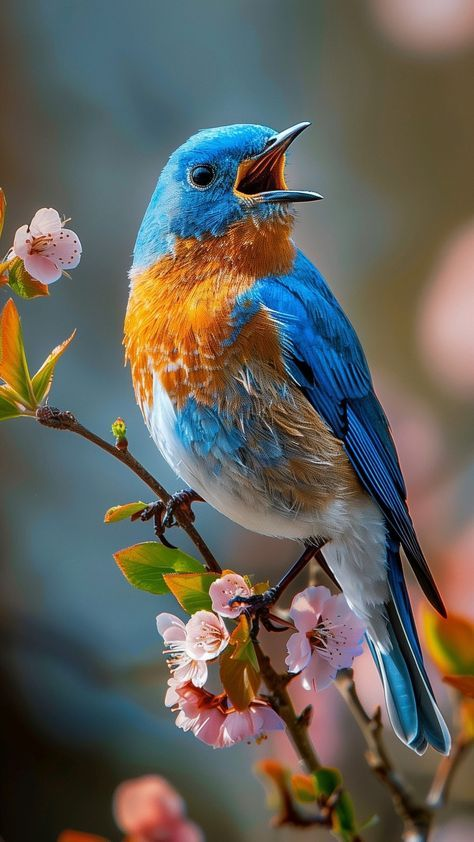
#> input picture data/input_images/Blue_and_yellow_Bird.jpeg, 474 x 842 px
$ python main.py --input_dir ../data/input_images --out out.png   (older library calls are emulated)
#> lines starting #> are read from the running program, lines starting #| are printed output that depends on the picture; after the words box and inside, x2 and y2 are one past the last pixel; in counts of white or black regions, pixels touching at a corner belong together
### src/feature_extraction.py
import cv2
import numpy as np
from numba import njit, prange

def load_image(path, size=None):
    # Handles non-ASCII paths on Windows
    img = cv2.imdecode(np.fromfile(path, dtype=np.uint8), cv2.IMREAD_COLOR)
    if img is None:
        raise ValueError(f"Failed to read image {path}")
    if size is not None:
        img = cv2.resize(img, size, interpolation=cv2.INTER_AREA)
    return img

def color_histogram(img, bins=32):
    chans = cv2.split(img)
    features = []
    for ch in chans:
        hist = cv2.calcHist([ch], [0], None, [bins], [0,256])
        hist = cv2.normalize(hist, hist).flatten()
        features.extend(hist.tolist())
    return np.array(features, dtype=np.float32)

def edge_stats(img):
    gray = cv2.cvtColor(img, cv2.COLOR_BGR2GRAY)
    sx = cv2.Sobel(gray, cv2.CV_32F, 1, 0, ksize=3)
    sy = cv2.Sobel(gray, cv2.CV_32F, 0, 1, ksize=3)
    mag = np.sqrt(sx*sx + sy*sy)
    mean_mag = float(np.mean(mag))
    std_mag = float(np.std(mag))
    edges = cv2.Canny(gray, 100, 200)
    edges_count = int(np.sum(edges > 0))
    return np.array([mean_mag, std_mag, edges_count], dtype=np.float32)

def hog_descriptor(img, win_size=(64,128), out_dim=128):
    gray = cv2.cvtColor(img, cv2.COLOR_BGR2GRAY)
    h, w = gray.shape
    if (w, h) != win_size:
        gray = cv2.resize(gray, win_size, interpolation=cv2.INTER_AREA)
    hog = cv2.HOGDescriptor()
    desc = hog.compute(gray)
    desc = desc.flatten()
    if len(desc) >= out_dim:
        return desc[:out_dim].astype(np.float32)
    else:
        pad = np.zeros(out_dim - len(desc), dtype=np.float32)
        return np.concatenate([desc.astype(np.float32), pad])

# Numba accelerated RGB histogram
@njit(parallel=True)
def rgb_hist_numba(img, bins):
    h, w, c = img.shape
    hist = np.zeros((3, bins), dtype=np.int32)
    scale = 256 // bins
    for i in prange(h):
        for j in range(w):
            for k in range(3):
                val = img[i, j, k] // scale
                if val >= bins:
                    val = bins - 1
                hist[k, val] += 1
    out = np.empty(3 * bins, dtype=np.float32)
    total = h * w
    idx = 0
    for ch in range(3):
        for b in range(bins):
            out[idx] = hist[ch, b] / total
            idx += 1
    return out

### src/parallel_processing.py
from multiprocessing import Pool
from feature_extraction import load_image, color_histogram, edge_stats, hog_descriptor, rgb_hist_numba
import numpy as np
from tqdm import tqdm
import cv2

def _process_one(args):
    path, resize, show_img = args
    try:
        img = load_image(path, size=resize)
    except Exception as e:
        print(f"Failed {path}: {e}")
        return None

    # Compute features
    ch = color_histogram(img)
    ed = edge_stats(img)
    hog = hog_descriptor(img)
    rgb_hist = rgb_hist_numba(img, bins=32)
    feats = np.concatenate([ch, ed, hog, rgb_hist])

    # Optional GUI preview
    if show_img:
        cv2.imshow("Preview", img)
        cv2.waitKey(200)  # show each image 200 ms
    return (path, feats.astype(float))

# [12 lines left out: function run_multiprocessing, not called in this run]

def run_single(image_paths, resize=(256,256), show_img=False):
    rows = []
    for p in image_paths:
        res = _process_one((p, resize, show_img))
        if res is None:
            continue
        rows.append(res)
    if show_img:
        cv2.destroyAllWindows()
    return rows

### src/utils.py
import os
from glob import glob
import pandas as pd
import time

def list_images(folder, exts=("jpg", "jpeg", "png", "bmp")):
#> called with folder = '../data/input_images', exts = ('jpg', 'jpeg', 'png', 'bmp')
    files = []
    for ext in exts:
        files.extend(glob(os.path.join(folder, f"**/*.{ext}"), recursive=True))
#> pass 2 of the loop in list_images, `for ext in exts:`:
    files = sorted(files)
    return files

def save_features_csv(rows, cols, out_file):
    os.makedirs(os.path.dirname(out_file) or '.', exist_ok=True)
    df = pd.DataFrame(rows, columns=cols)
    df.to_csv(out_file, index=False)

def timestamp():
    return time.strftime('%Y-%m-%d %H:%M:%S')

def log(msg, path='logs/run_logs.txt'):
    os.makedirs(os.path.dirname(path) or '.', exist_ok=True)
    with open(path, 'a') as f:
        f.write(f"[{timestamp()}] {msg}\n")

### src/main.py
from utils import list_images, save_features_csv, log
from parallel_processing import run_single, run_multiprocessing

import argparse

parser = argparse.ArgumentParser()
parser.add_argument('--input_dir', type=str, required=True)
parser.add_argument('--out', type=str, required=True)
parser.add_argument('--mode', type=str, default='single', choices=['single','multiprocessing'])
parser.add_argument('--show_gui', action='store_true')
args = parser.parse_args()

image_paths = list_images(args.input_dir)

if args.mode == 'multiprocessing':
    rows = run_multiprocessing(image_paths, workers=4, show_img=args.show_gui)
else:
    rows = run_single(image_paths, show_img=args.show_gui)
#> in load_image, img is the input picture: shape (842, 474, 3); mean B, G, R 89.8, 96.7, 98.9
#> in load_image, `img = cv2.resize(img, size, interpolation=cv2.INTER_AREA)`:
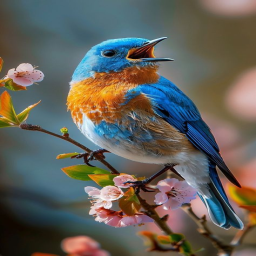
#> img: shape (256, 256, 3); mean B, G, R 89.8, 96.7, 98.9
#> the loop in color_histogram, `for ch in chans:` made 3 passes
#> after the loop in color_histogram, `for ch in chans:`: features = 96 values, max 0.531 at index 74, min 0.000346 at index 63, mean 0.128
#> in _process_one, `ch = color_histogram(img)`: ch has the same summary as features in color_histogram
#> in edge_stats, `gray = cv2.cvtColor(img, cv2.COLOR_BGR2GRAY)`:
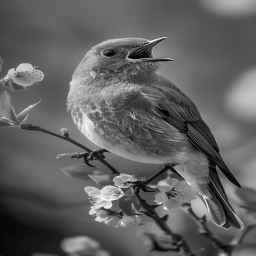
#> gray: shape (256, 256); min 1, max 250, mean 96.6
#> in edge_stats, `sx = cv2.Sobel(gray, cv2.CV_32F, 1, 0, ksize=3)`:
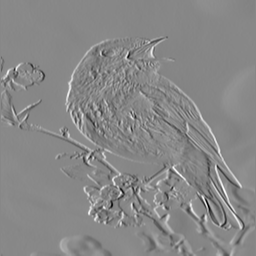
#> sx: shape (256, 256) float32; min -565, max 499, mean 1.7; drawn with min black and max white
#> in edge_stats, `sy = cv2.Sobel(gray, cv2.CV_32F, 0, 1, ksize=3)`:
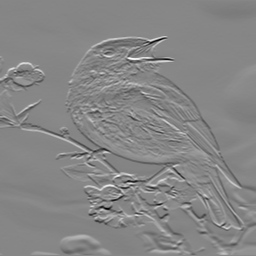
#> sy: shape (256, 256) float32; min -728, max 654, mean -1; drawn with min black and max white
#> in edge_stats, `mag = np.sqrt(sx*sx + sy*sy)`:
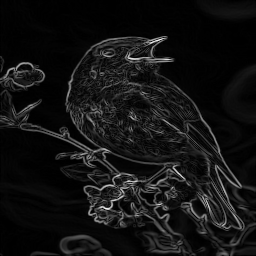
#> mag: shape (256, 256) float32; min 0, max 758.8, mean 56.3; drawn with min black and max white
#> in edge_stats, `mean_mag = float(np.mean(mag))`: mean_mag = 56.31
#> in edge_stats, `std_mag = float(np.std(mag))`: std_mag = 80.43
#> in edge_stats, `edges = cv2.Canny(gray, 100, 200)`:
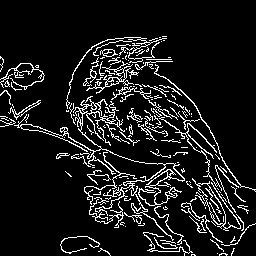
#> edges: shape (256, 256); 10% white in thin lines or dots, all inside (x1, y1, x2, y2) = (0, 36, 256, 256)
#> in edge_stats, `edges_count = int(np.sum(edges > 0))`: edges_count = 6570
#> in _process_one, `ed = edge_stats(img)`: ed = [56.31, 80.43, 6570]
#> in hog_descriptor, `gray = cv2.resize(gray, win_size, interpolation=cv2.INTER_AREA)`:
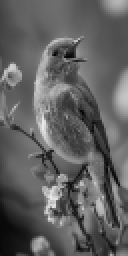
#> gray: shape (128, 64) (shown 2 times larger); min 2, max 234, mean 96.6
#> in hog_descriptor, `desc = hog.compute(gray)`: desc = 3780 values, max 0.508 at index 1095, min 0 at index 3, mean 0.131
#> in _process_one, `hog = hog_descriptor(img)`: hog = 128 values, max 0.395 at index 8, min 0 at index 3, mean 0.119
#> in _process_one, `rgb_hist = rgb_hist_numba(img, bins=32)`: rgb_hist = 96 values, max 0.13 at index 74, min 9.16e-05 at index 63, mean 0.0312
#> in _process_one, `feats = np.concatenate([ch, ed, hog, rgb_hist])`: feats = 323 values, max 6570 at index 98, min 0 at index 102, mean 20.86
#> pass 2 of the loop in run_single, `for p in image_paths:`:
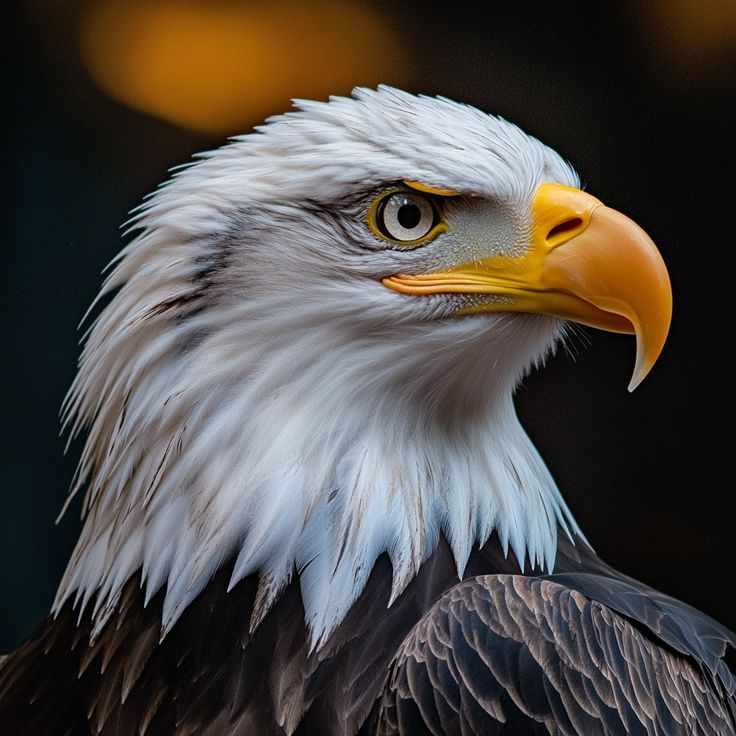
#> input picture data/input_images/Eagle.jpeg, 736 x 736 px
#> in load_image, img is the input picture: shape (736, 736, 3); mean B, G, R 70.5, 74.5, 79.4
#> img: shape (256, 256, 3)
#> the loop in color_histogram (call 2), `for ch in chans:` made 3 passes
#> mean_mag = 67.23
#> std_mag = 96
#> in edge_stats (call 2), `edges = cv2.Canny(gray, 100, 200)`:
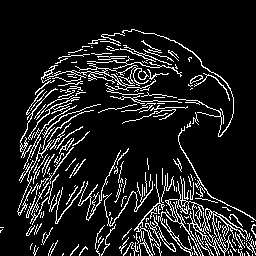
#> edges: shape (256, 256); 11.7% white in thin lines or dots, all inside (x1, y1, x2, y2) = (0, 29, 256, 256)
#> edges_count = 7695
#> in hog_descriptor (call 2), `gray = cv2.resize(gray, win_size, interpolation=cv2.INTER_AREA)`:
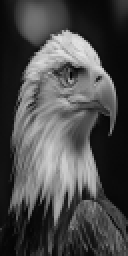
#> gray: shape (128, 64) (shown 2 times larger); min 3, max 228, mean 75.5
#> desc = 3780 values, max 0.441 at index 127, min 0 at index 3, mean 0.127
#> rows = 2 items

# Columns = image_name + features
# Columns = image_name + features
if rows:
    # [5 lines of commented-out code are left out]

    edge_cols = ['edge_mean', 'edge_std', 'edge_count']
    color_cols = [f'color_{c}_{i}' for c in ['r','g','b'] for i in range(32)]
    hog_cols = [f'hog_{i}' for i in range(128)]
    rgb_cols = [f'rgb_{c}_{i}' for c in ['r','g','b'] for i in range(32)]

    cols = ['image'] + edge_cols + color_cols + hog_cols + rgb_cols

    save_features_csv([(r[0], *r[1]) for r in rows], cols, args.out)
    log(f"Features saved to {args.out}")
else:
    log("No features extracted.")
